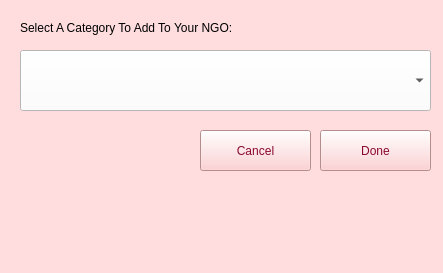
<?xml version="1.0" encoding="UTF-8"?>
<ui version="4.0">
 <class>MainWindow</class>
 <widget class="QMainWindow" name="MainWindow">
  <property name="geometry">
   <rect>
    <x>0</x>
    <y>0</y>
    <width>443</width>
    <height>273</height>
   </rect>
  </property>
  <property name="windowTitle">
   <string>MainWindow</string>
  </property>
  <property name="styleSheet">
   <string notr="true">background-color: rgb(255, 221, 222);</string>
  </property>
  <widget class="QWidget" name="centralwidget">
   <widget class="QPushButton" name="categoryDoneBtn">
    <property name="geometry">
     <rect>
      <x>320</x>
      <y>130</y>
      <width>111</width>
      <height>41</height>
     </rect>
    </property>
    <property name="styleSheet">
     <string notr="true">color: rgb(138, 9, 47);
background-color:rgb(255, 197, 198);;</string>
    </property>
    <property name="text">
     <string>Done</string>
    </property>
   </widget>
   <widget class="QComboBox" name="categories">
    <property name="geometry">
     <rect>
      <x>20</x>
      <y>50</y>
      <width>411</width>
      <height>61</height>
     </rect>
    </property>
    <property name="styleSheet">
     <string notr="true">background-color:white;</string>
    </property>
   </widget>
   <widget class="QLabel" name="label">
    <property name="geometry">
     <rect>
      <x>20</x>
      <y>20</y>
      <width>351</width>
      <height>16</height>
     </rect>
    </property>
    <property name="text">
     <string>Select A Category To Add To Your NGO:</string>
    </property>
   </widget>
   <widget class="QPushButton" name="categoryCancelBtn">
    <property name="geometry">
     <rect>
      <x>200</x>
      <y>130</y>
      <width>111</width>
      <height>41</height>
     </rect>
    </property>
    <property name="styleSheet">
     <string notr="true">color: rgb(138, 9, 47);
background-color:rgb(255, 197, 198);;</string>
    </property>
    <property name="text">
     <string>Cancel</string>
    </property>
   </widget>
   <widget class="QLabel" name="label_10">
    <property name="geometry">
     <rect>
      <x>20</x>
      <y>170</y>
      <width>131</width>
      <height>51</height>
     </rect>
    </property>
    <property name="text">
     <string/>
    </property>
    <property name="pixmap">
     <pixmap>../Logo.png</pixmap>
    </property>
    <property name="scaledContents">
     <bool>true</bool>
    </property>
   </widget>
  </widget>
  <widget class="QMenuBar" name="menubar">
   <property name="geometry">
    <rect>
     <x>0</x>
     <y>0</y>
     <width>443</width>
     <height>36</height>
    </rect>
   </property>
  </widget>
  <widget class="QStatusBar" name="statusbar"/>
 </widget>
 <resources/>
 <connections/>
</ui>
